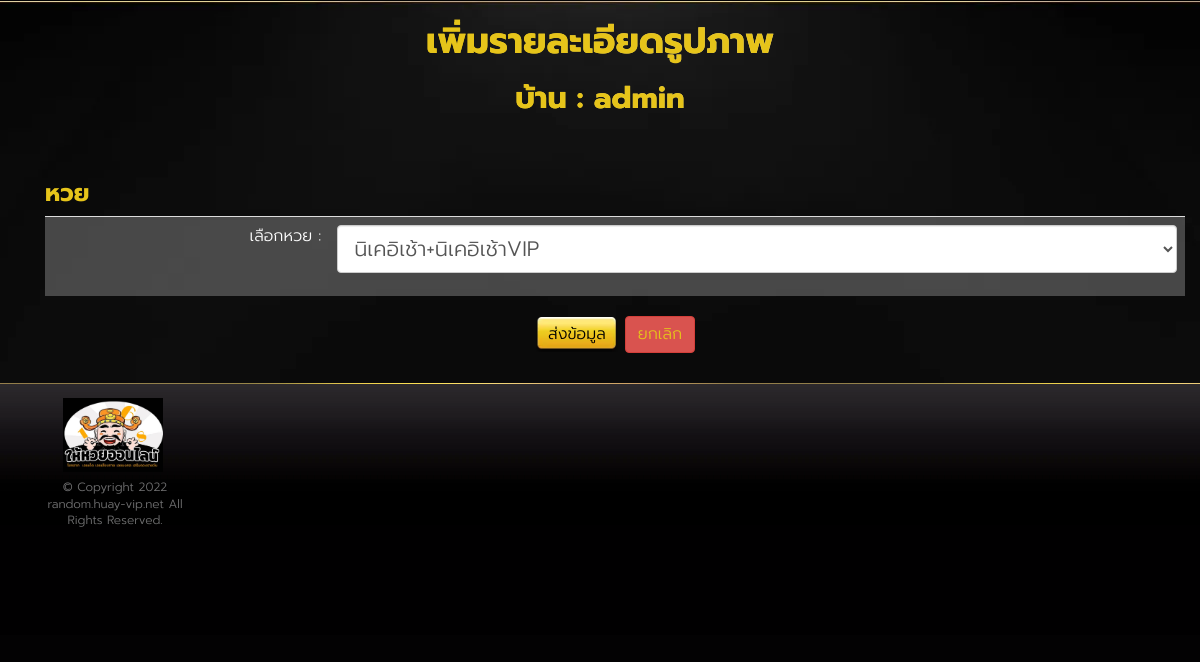
The page /backend/huay/type/add/admin (signed in) on the database its author committed.
### huayrandom/models.py (models this page shows, shortened)
class ProfileModel(models.Model):
    user = models.OneToOneField(User, on_delete=models.CASCADE)
    house_name = models.CharField(default='None', max_length=255)
    usertype = models.CharField(default='random', max_length=255)
    status = models.BooleanField(default=True)
    expire_date = models.DateTimeField(null=True, blank=True)
    credit_shop = models.BooleanField(default=True)
    random_mode = models.CharField(default='random_any', max_length=255)

class HuayListModel(models.Model):
    short_name = models.CharField(default='None', max_length=255)
    order_number = models.IntegerField(default=1,)
    full_name = models.CharField(default='None', max_length=255)
    page_name = models.CharField(default='None', max_length=255)
    time = models.TimeField()
    link = models.CharField(default='None', max_length=255)
    def __str__(self):
        return self.short_name

### huayrandom/views.py (the view, shortened to what this page needs)
@login_required
def AddHuayType(request, username):
    context = {}
    if 'error' in request.session:
        context['error'] = request.session['error']
        request.session['error'] = ''  # clear stuck error in session
    userObject = User.objects.get(username=username)
    profileObject = ProfileModel.objects.get(user=userObject)
    huayFilter = HuayTypeModel.objects.filter(user=userObject)
    huayFilterList = []
    for item in huayFilter:
        huayFilterList.append(item.huay_list.short_name)
    huayAll = HuayListModel.objects.all().order_by('order_number')
    huayAllIdList = []
    huayAllNameList = []
    for itemAll in huayAll:
        if str(itemAll) not in huayFilterList:
            huayAllNameList.append(str(itemAll))
            huayAllIdList.append(str(itemAll.id))
    huayAllList = zip(huayAllNameList, huayAllIdList)
    fontListObject = FontListModel.objects.all()
    colorListObject = ColorListModel.objects.all()
    context['huayList'] = huayAllList
    context['data'] = profileObject
    context['fontList'] = fontListObject
    context['colorList'] = colorListObject
    context['username'] = username
    return render(request, 'huay_type/add_huay_type.html', context)

### huayrandom/templates/huay_type/add_huay_type.html (shortened to what this page needs)
{% extends 'component/layout.html' %}
{%block content%}
<div class="wrap">
  <section class="slot-home-body">
    <div class="container">
      <div>
        <h1 class="shine-text big-font text-center">เพิ่มรายละเอียดรูปภาพ</h1>
        <h2 class="shine-text big-font text-center">บ้าน : {{data.house_name}}</h2>
      </div>
      <section class="content">
        <div class="container">
          <div class="slot-intro">
            <form method="post">
              <h3>หวย</h3>
              <table class="table table-striped">
                <tr>
                  <td class="text-right">เลือกหวย : </td>
                  <td colspan="9" class="text-center">
                    <div class="form-group">
                      <select name="huay_list_id" class="form-control">
                        {% for item1,item2 in huayList %}
                        <option value="{{item2}}">{{item1}}</option>
                        {% endfor %}
                      </select>
                    </div>
                  </td>
                </tr>
              </table>
              <div class="text-center">
                <button type="submit" class="btn btn-default">ส่งข้อมูล</button>
                <a class="btn btn-danger" href="/backend/huay/type/list/{{username}}">ยกเลิก</a>
              </div>
            </form>
          </div>
        </div>
      </section>
    </div>
    {%endblock content%}

### static/assets/css/style.css (style rules this page uses)
body { background: #030203; color: #fff; font-family: 'Prompt-Light'; font-size: 21px; }
h1, h2, h3 { color: #e6c41a; font-family: 'Prompt' }
a { color: #fff; -moz-transition: ease .3s; -o-transition: ease .3s; -webkit-transition: ease .3s; transition: ease .3s }
.wrap { background: url("/static/images/background/bkg_livecasino.webp") top center no-repeat; padding-top: 1px }
.content { padding: 30px 0 0px }
.content a { color: #e6c41a }
.shine-text { background: linear-gradient(to right, #e6c41a 20%, #ffffff 40%, #ffffff 60%, #e6c41a 80%); background-size: 200% auto; color: #e6c41a; background-clip: text; text-fill-color: transparent; -webkit-background-clip: text; animation: shine 2s linear infinite; margin-bottom: 15px }
.slot-intro { font-size: 16px }
.btn { font-size: 22px }
.btn.btn-default { background: url("/static/images/component/btn_bg.webp") top center no-repeat; background-size: 100% 100%; border-color: transparent; color: #000 }
.form-control { font-size: 21px; height: auto }

### static/assets/css/style-custom.css (style rules this page uses)
body { font-family: "Prompt-Light" !important; font-size: 10px; background-image: url("/static/images/background/bdg.webp"); }
.table-striped>tbody>tr:nth-of-type(odd) { background-color: #f9f9f940; }
.text-right { text-align: right!important; }
.btn { font-size: 16px; }

### rows shown on the page
ProfileModel: house_name "admin"
HuayListModel: huay_list_id "นิเคอิเช้า+นิเคอิเช้าVIP"
